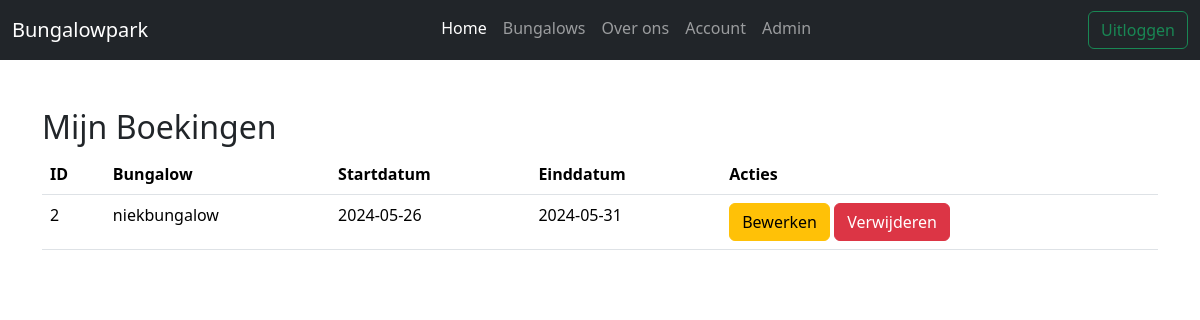
The page /bookings/my_bookings (signed in) on the database its author committed.
### webapp/models.py (models this page shows, shortened)
class Booking(db.Model):
    id = db.Column(db.Integer, primary_key=True)
    bungalow_id = db.Column(db.Integer, db.ForeignKey("bungalow.id"), nullable=False)
    user_id = db.Column(db.Integer, db.ForeignKey("user.id"), nullable=False)
    start_date = db.Column(db.Date, nullable=False)
    end_date = db.Column(db.Date, nullable=False)
    user = relationship("User", back_populates="bookings")

class Bungalow(db.Model):
    id = db.Column(db.Integer, primary_key=True)
    name = db.Column(db.String(100), nullable=False)
    content = db.Column(db.Text, nullable=False)
    bungalow_type = db.Column(db.String(100), nullable=False)
    weekprice = db.Column(db.Float, nullable=False)
    image_file = db.Column(db.String(100), nullable=True, default="default.jpg")
    bookings = relationship("Booking", backref="bungalow", lazy=True)

### webapp/bookings/views.py (the view)
@bookings.route("/my_bookings")
@login_required
def my_bookings():
    user_bookings = Booking.query.filter_by(user_id=current_user.id).all()
    return render_template("my_bookings.html", bookings=user_bookings, form=DeleteBookingForm())

### webapp/__init__.py (called while the page is built)
@login_manager.user_loader
def load_user(user_id):
    from webapp.models import User
    return User.query.get(int(user_id))

### webapp/bookings/templates/my_bookings.html (shortened to what this page needs)
{% extends "base.html" %} {% block main %}
<h2>Mijn Boekingen</h2>
<table class="table">
  <thead>
    <tr>
      <th>ID</th>
      <th>Bungalow</th>
      <th>Startdatum</th>
      <th>Einddatum</th>
      <th>Acties</th>
    </tr>
  </thead>
  <tbody>
    {% for booking in bookings %}
    <tr>
      <td>{{ booking.id }}</td>
      <td>{{ booking.bungalow.name }}</td>
      <td>{{ booking.start_date }}</td>
      <td>{{ booking.end_date }}</td>
      <td>
        <a
          href="{{ url_for('bookings.update_booking', booking_id=booking.id) }}"
          class="btn btn-warning"
          >Bewerken</a
        >
        <form
          method="POST"
          action="{{ url_for('bookings.delete_booking', booking_id=booking.id) }}"
          style="display: inline"
        >
          <button type="submit" class="btn btn-danger">Verwijderen</button>
        </form>
      </td>
    </tr>
    {% endfor %}
  </tbody>
</table>
{% endblock %}

### rows shown on the page
Booking: id "2", bungalow.name "niekbungalow", start_date "2024-05-26", end_date "2024-05-31"
